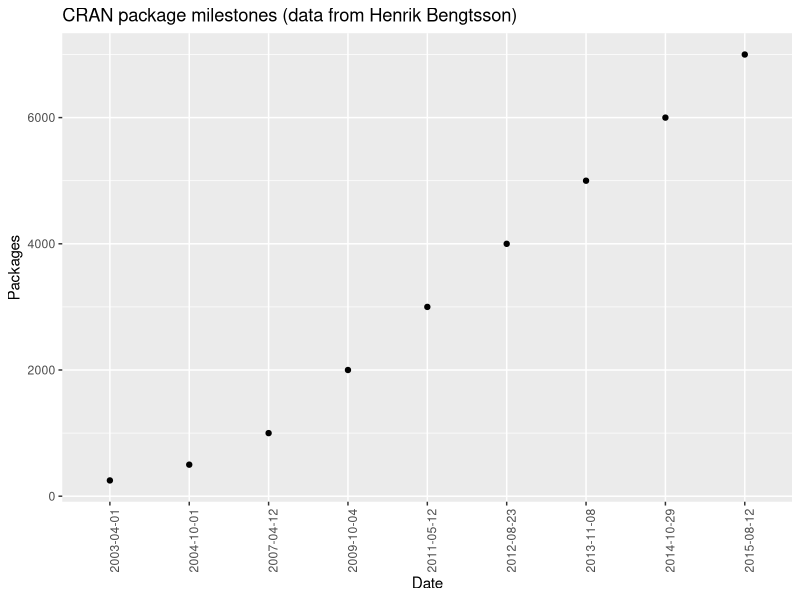

This chart was generated by the following R code: (Note: this script raises an error after producing the figure.)
## ---- chunk 1
pkgs <- tibble::tribble(
                    ~Date, ~Packages,
                    "2015-08-12", 7000,
                    "2014-10-29", 6000,
                    "2013-11-08", 5000,
                    "2012-08-23", 4000,
                    "2011-05-12", 3000,
                    "2009-10-04", 2000,
                    "2007-04-12", 1000,
                    "2004-10-01", 500,
                    "2003-04-01", 250)
library("ggplot2")
ggplot(pkgs, aes(Date, Packages)) +
    geom_point() +
    ggtitle("CRAN package milestones (data from Henrik Bengtsson)") +
    theme(axis.text.x = element_text(angle = 90))
## ---- chunk 2
knitr::include_graphics("./figs/rstudio-screenshot.png")
## ---- chunk 3
knitr::include_graphics("./figs/rstudio-preferences.png")
## ---- chunk 4
knitr::include_graphics("./figs/working-directory-structure.png")
## ---- chunk 5
knitr::include_graphics("./figs/r-starting-how-it-should-look-like.png")
## ---- chunk 6
knitr::include_graphics("./figs/kitten-try-things.jpg")
## ---- chunk 7
knitr::include_graphics("./figs/rstudiohelp.png")
## ---- chunk 8
## iris is an example data frame that comes with R and head() is a
## function that returns the first part of the data frame
dput(head(iris))
## ---- chunk 9
sessionInfo()
## ---- chunk 10
### Creating objects in R
## ---- chunk 11
3 + 5
12 / 7
## ---- chunk 12
weight_kg <- 55
## ---- chunk 13
weight_kg <- 55    # doesn't print anything
(weight_kg <- 55)  # but putting parenthesis around the call prints the value of `weight_kg`
weight_kg          # and so does typing the name of the object
## ---- chunk 14
2.2 * weight_kg
## ---- chunk 15
weight_kg <- 57.5
2.2 * weight_kg
## ---- chunk 16
weight_lb <- 2.2 * weight_kg
## ---- chunk 17
weight_kg <- 100
## ---- chunk 18
mass <- 47.5            # mass?
age  <- 122             # age?
mass <- mass * 2.0      # mass?
age  <- age - 20        # age?
mass_index <- mass/age  # mass_index?
## ---- chunk 19
round(3.14159)
## ---- chunk 20
args(round)
## ---- chunk 21
round(3.14159, digits = 2)
## ---- chunk 22
round(3.14159, 2)
## ---- chunk 23
round(digits = 2, x = 3.14159)
## ---- chunk 24
### Vectors and data types
## ---- chunk 25
weight_g <- c(50, 60, 65, 82)
weight_g
## ---- chunk 26
animals <- c("mouse", "rat", "dog")
animals
## ---- chunk 27
length(weight_g)
length(animals)
## ---- chunk 28
class(weight_g)
class(animals)
## ---- chunk 29
str(weight_g)
str(animals)
## ---- chunk 30
weight_g <- c(weight_g, 90) # add to the end of the vector
weight_g <- c(30, weight_g) # add to the beginning of the vector
weight_g
## ---- chunk 31
num_char <- c(1, 2, 3, "a")
num_logical <- c(1, 2, 3, TRUE)
char_logical <- c("a", "b", "c", TRUE)
tricky <- c(1, 2, 3, "4")
## ---- chunk 32
class(num_char)
class(num_logical)
class(char_logical)
class(tricky)
## ---- chunk 33
num_logical <- c(1, 2, 3, TRUE)
char_logical <- c("a", "b", "c", TRUE)
combined_logical <- c(num_logical, char_logical)
## ---- chunk 34
combined_logical
## ---- chunk 35
animals <- c("mouse", "rat", "dog", "cat")
animals[2]
animals[c(3, 2)]
## ---- chunk 36
more_animals <- animals[c(1, 2, 3, 2, 1, 4)]
more_animals
## ---- chunk 37
weight_g <- c(21, 34, 39, 54, 55)
weight_g[c(TRUE, FALSE, TRUE, TRUE, FALSE)]
## ---- chunk 38
## will return logicals with TRUE for the indices that meet
## the condition
weight_g > 50
## so we can use this to select only the values above 50
weight_g[weight_g > 50]
## ---- chunk 39
weight_g[weight_g < 30 | weight_g > 50]
weight_g[weight_g >= 30 & weight_g == 21]
## ---- chunk 40
animals <- c("mouse", "rat", "dog", "cat")
animals[animals == "cat" | animals == "rat"] # returns both rat and cat
animals %in% c("rat", "cat", "dog", "duck", "goat")
animals[animals %in% c("rat", "cat", "dog", "duck", "goat")]
## ---- chunk 41
"four" > "five"
## ---- chunk 42
x <- c(1, 5, 3, 5, 10)
names(x) ## no names
names(x) <- c("A", "B", "C", "D", "E")
names(x) ## now we have names
## ---- chunk 43
x[c(1, 3)]
x[c("A", "C")]
## ---- chunk 44
heights <- c(2, 4, 4, NA, 6)
mean(heights)
max(heights)
mean(heights, na.rm = TRUE)
max(heights, na.rm = TRUE)
## ---- chunk 45
## Extract those elements which are not missing values.
heights[!is.na(heights)]

## Returns the object with incomplete cases removed.
## The returned object is an atomic vector of type `"numeric"`
## (or `"double"`).
na.omit(heights)

## Extract those elements which are complete cases.
## The returned object is an atomic vector of type `"numeric"`
## (or `"double"`).
heights[complete.cases(heights)]
## ---- chunk 46
heights <- c(63, 69, 60, 65, NA, 68, 61, 70, 61, 59, 64, 69, 63, 63, NA, 72, 65, 64, 70, 63, 65)
## ---- chunk 47
heights_no_na <- heights[!is.na(heights)]
## or
heights_no_na <- na.omit(heights)
## ---- chunk 48
median(heights, na.rm = TRUE)
## ---- chunk 49
heights_above_67 <- heights_no_na[heights_no_na > 67]
length(heights_above_67)
## ---- chunk 50
set.seed(1)
## ---- chunk 51
numeric(3)
numeric(10)
## ---- chunk 52
numeric(0)
## ---- chunk 53
character(2) ## the empty charater
logical(2)   ## FALSE
## ---- chunk 54
rep(-1, 5)
## ---- chunk 55
rep(NA, 5)
## ---- chunk 56
rep(c(1, 2, 3), 5)
## ---- chunk 57
rep(c(1, 2, 3), each = 5)
sort(rep(c(1, 2, 3), 5))
## ---- chunk 58
seq(from = 1, to = 20, by = 2)
## ---- chunk 59
seq(1, 5, 1)
seq(1, 5) ## default by
1:5
## ---- chunk 60
seq(from = 1, to = 20, length.out = 3)
## ---- chunk 61
sample(1:10)
## ---- chunk 62
sample(letters, 5)
## ---- chunk 63
sample(1:5, 10, replace = TRUE)
## ---- chunk 64
sample(1:10)
sample(1:10)
## ---- chunk 65
set.seed(123)
sample(1:10)
set.seed(123)
sample(1:10)
## ---- chunk 66
set.seed(1)
sample(1:10)
set.seed(1)
sample(1:10)
## ---- chunk 67
par(mfrow = c(1, 2))
plot(density(rnorm(1000)), main = "", sub = "N(0, 1)")
plot(density(rnorm(1000, 100, 5)), main = "", sub = "N(100, 5)")
## ---- chunk 68
rnorm(5)
rnorm(5, 2, 2)
rnorm(5, 100, 5)
